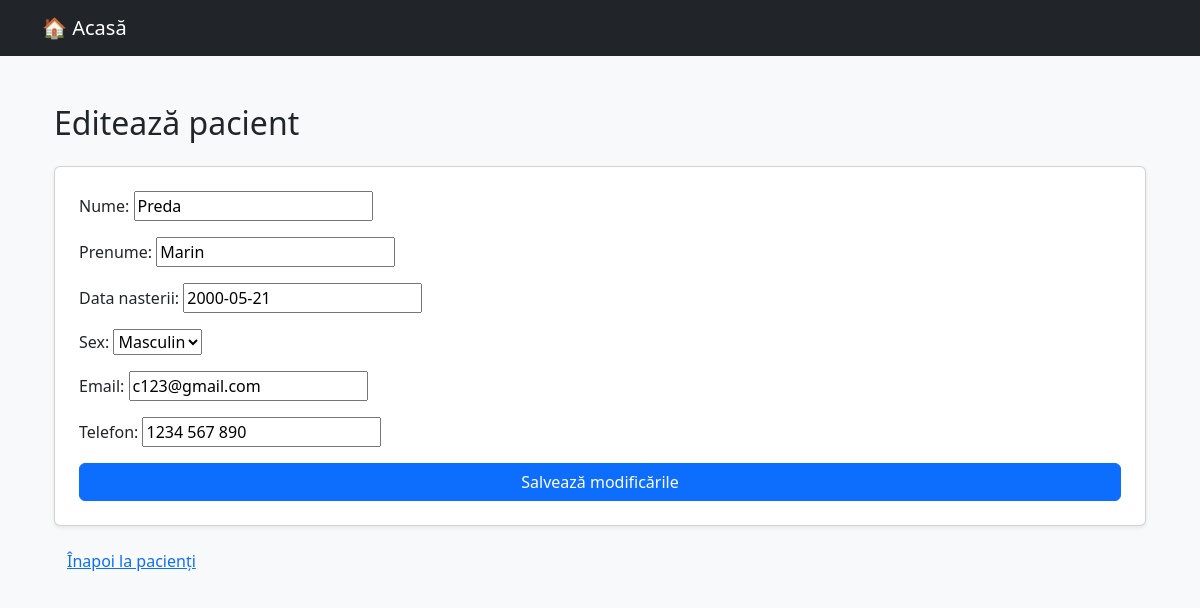
Page /pacienti/pacienti/editeaza/1/ on the earlier database version.
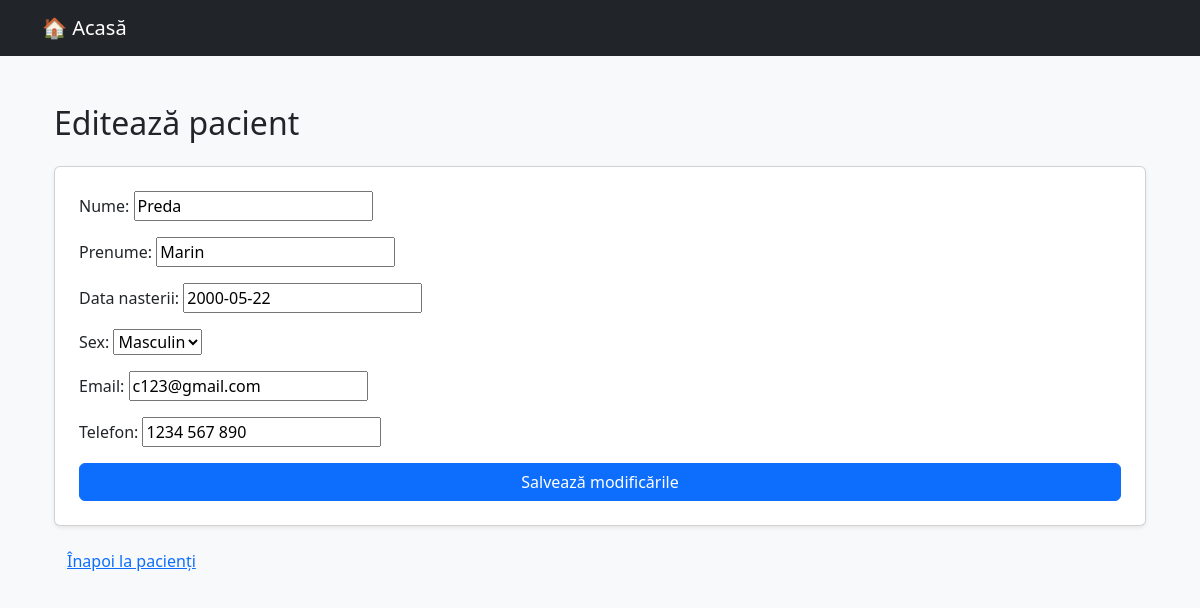
Same page on the later database version.
### pacienti/models.py (models this page shows, shortened)
class Pacient(models.Model):
    SEX_OPTIUNI = [('M', 'Masculin'), ('F', 'Feminin')]
    nume = models.CharField(max_length=100)
    prenume = models.CharField(max_length=100)
    data_nasterii = models.DateField()
    sex = models.CharField(max_length=1, choices=SEX_OPTIUNI)
    email = models.EmailField(blank=True, null=True)
    telefon = models.CharField(max_length=20, blank=True, null=True)
    class Meta:
        verbose_name = "Pacient"
        verbose_name_plural = "Pacienți"

### pacienti/views.py (the view)
# urls.py: path('pacienti/editeaza/<int:pacient_id>/', views.editeaza_pacient, name='editeaza_pacient'),
def editeaza_pacient(request, pacient_id):
    pacient = get_object_or_404(Pacient, id=pacient_id)
    if request.method == 'POST':
        form = PacientForm(request.POST, instance=pacient)
        if form.is_valid():
            form.save()
            return redirect('lista_pacienti')
    else:
        form = PacientForm(instance=pacient)
    return render(request, 'pacienti/editeaza_pacient.html', {'form': form})

### pacienti/forms.py
class PacientForm(forms.ModelForm):
    class Meta:
        model = Pacient
        fields = ['nume', 'prenume', 'data_nasterii', 'sex', 'email', 'telefon']

### pacienti/templates/pacienti/editeaza_pacient.html (shortened to what this page needs)
{% extends 'back.html' %}
{% block content %}
<div class="container mt-5">
    <h2 class="mb-4">Editează pacient</h2>
    <form method="post" class="card p-4 shadow-sm">
        {% for field in form %}
            <div class="mb-3">
                {{ field.label_tag }}
                {{ field }}
            </div>
        {% endfor %}
        <button type="submit" class="btn btn-primary">Salvează modificările</button>
    </form>
    <a href="{% url 'lista_pacienti' %}" class="btn btn-link mt-3">Înapoi la pacienți</a>
</div>
{% endblock %}

Differences in the rows shown:
changed Pacient "Preda": data_nasterii "2000-05-21" → "2000-05-22"
